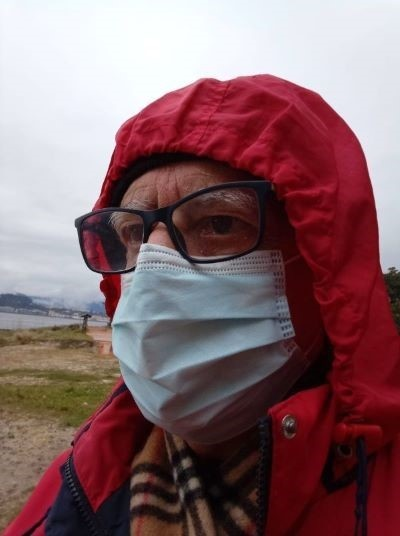
#> input picture img1.jpeg, 400 x 536 px, found by its file name; the run also reads 1 picture not shown here
$ python 'Dos imagenes.py'
#> lines starting #> are read from the running program, lines starting #| are printed output that depends on the picture; after the words box and inside, x2 and y2 are one past the last pixel; in counts of white or black regions, pixels touching at a corner belong together
##Combinar dos imagenes

import cv2

# Leer la imagen de fondo y la imagen de primer plano
background = cv2.imread("C:/users/manel/img1.jpeg")
#> background is the input picture: shape (536, 400, 3); mean B, G, R 107, 102.4, 134.6
foreground = cv2.imread("C:/users/manel/img2.jpeg")


# Convertir la imagen de primer plano a escala de grises
gray_foreground = cv2.cvtColor(foreground, cv2.COLOR_BGR2GRAY)
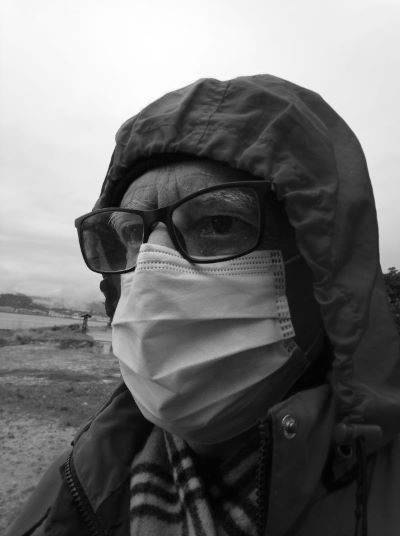
#> gray_foreground: shape (536, 400); min 0, max 255, mean 112.5

# Aplicar umbralización a la imagen de primer plano
_, mask = cv2.threshold(gray_foreground, 10, 255, cv2.THRESH_BINARY)
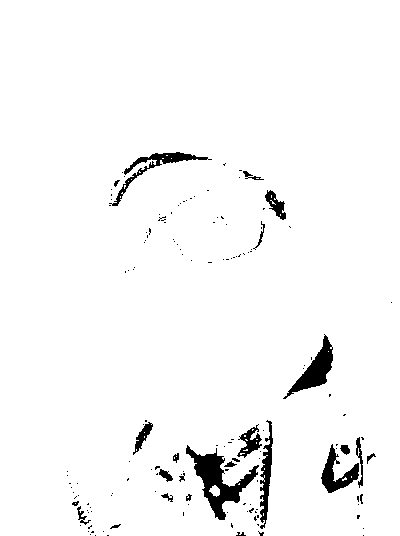
#> mask: shape (536, 400); 96.8% white; 150 black regions (124 under 20 px), largest, box (x1, y1, x2, y2) and area: (186, 445, 259, 520) 1721, (283, 334, 333, 399) 1016, (109, 152, 212, 206) 770

# Invertir la máscara
mask_inv = cv2.bitwise_not(mask)

# Aplicar la máscara a la imagen de primer plano y la máscara invertida a la imagen de fondo
foreground_masked = cv2.bitwise_and(foreground, foreground, mask=mask)
background_masked = cv2.bitwise_and(background, background, mask=mask_inv)

# Combinar las dos imágenes para obtener la imagen de salida
output = cv2.add(foreground_masked, background_masked)

# Guardar la imagen de salida
cv2.imwrite('output.jpeg', output)
